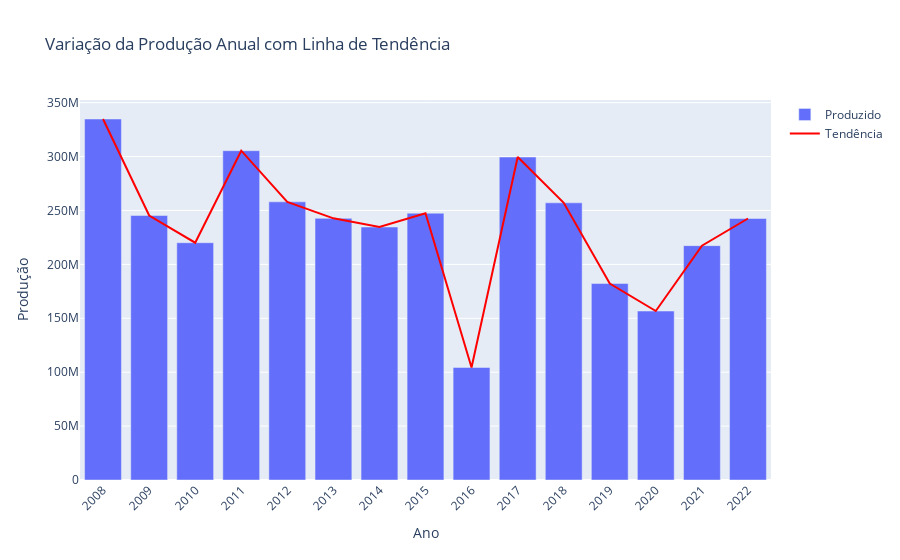

The notebook cell saved with this chart:
### Code cell
fig = go.Figure()
fig.add_trace(go.Bar(x=df_producao_exportacao['Ano'], y=df_producao_exportacao['Produzido'], name='Produzido'))
fig.add_trace(go.Scatter(x=df_producao_exportacao['Ano'], y=df_producao_exportacao['Produzido'], mode='lines', name='Tendência', line=dict(color='red')))
fig.update_layout(title='Variação da Produção Anual com Linha de Tendência',
                  xaxis_title='Ano',
                  yaxis_title='Produção',
                  barmode='group',
                  xaxis_tickangle=-45,
                  xaxis=dict(tickvals=df_producao_exportacao['Ano'], ticktext=df_producao_exportacao['Ano'].dt.year))

fig.show()

### Figure 1 — Plotly figure (JSON) as saved in the notebook; plotly's stock layout.template omitted (floating-point values rounded to 4 significant figures)
{"data": [{"name": "Produzido", "type": "bar", "x": ["2008-01-01T00:00:00", "2009-01-01T00:00:00", "2010-01-01T00:00:00", "2011-01-01T00:00:00", "2012-01-01T00:00:00", "2013-01-01T00:00:00", "2014-01-01T00:00:00", "2015-01-01T00:00:00", "2016-01-01T00:00:00", "2017-01-01T00:00:00", "2018-01-01T00:00:00", "2019-01-01T00:00:00", "2020-01-01T00:00:00", "2021-01-01T00:00:00", "2022-01-01T00:00:00"], "y": [334841312, 245318774, 220073693, 305439220, 257977767, 242686752, 234637437, 247457542, 104389641, 299553057, 257082856, 182245159, 156717100, 217374993, 242543407]}, {"line": {"color": "red"}, "mode": "lines", "name": "Tendência", "type": "scatter", "x": ["2008-01-01T00:00:00", "2009-01-01T00:00:00", "2010-01-01T00:00:00", "2011-01-01T00:00:00", "2012-01-01T00:00:00", "2013-01-01T00:00:00", "2014-01-01T00:00:00", "2015-01-01T00:00:00", "2016-01-01T00:00:00", "2017-01-01T00:00:00", "2018-01-01T00:00:00", "2019-01-01T00:00:00", "2020-01-01T00:00:00", "2021-01-01T00:00:00", "2022-01-01T00:00:00"], "y": [334841312, 245318774, 220073693, 305439220, 257977767, 242686752, 234637437, 247457542, 104389641, 299553057, 257082856, 182245159, 156717100, 217374993, 242543407]}], "layout": {"barmode": "group", "title": {"text": "Variação da Produção Anual com Linha de Tendência"}, "xaxis": {"tickangle": -45, "ticktext": [2008, 2009, 2010, 2011, 2012, 2013, 2014, 2015, 2016, 2017, 2018, 2019, 2020, 2021, 2022], "tickvals": ["2008-01-01T00:00:00", "2009-01-01T00:00:00", "2010-01-01T00:00:00", "2011-01-01T00:00:00", "2012-01-01T00:00:00", "2013-01-01T00:00:00", "2014-01-01T00:00:00", "2015-01-01T00:00:00", "2016-01-01T00:00:00", "2017-01-01T00:00:00", "2018-01-01T00:00:00", "2019-01-01T00:00:00", "2020-01-01T00:00:00", "2021-01-01T00:00:00", "2022-01-01T00:00:00"], "title": {"text": "Ano"}}, "yaxis": {"title": {"text": "Produção"}}}}
